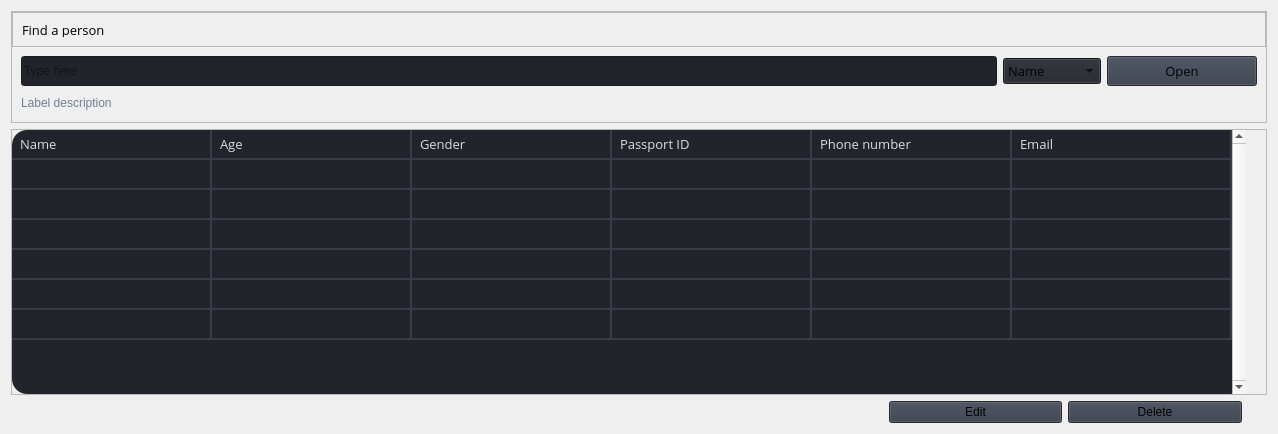
                     <widget class="QWidget" name="base">
                      <property name="styleSheet">
                       <string notr="true">b</string>
                      </property>
                      <layout class="QVBoxLayout" name="verticalLayout">
                       <item>
                        <widget class="QFrame" name="row_1">
                         <property name="sizePolicy">
                          <sizepolicy hsizetype="Preferred" vsizetype="Preferred">
                           <horstretch>0</horstretch>
                           <verstretch>0</verstretch>
                          </sizepolicy>
                         </property>
                         <property name="frameShape">
                          <enum>QFrame::StyledPanel</enum>
                         </property>
                         <property name="frameShadow">
                          <enum>QFrame::Raised</enum>
                         </property>
                         <layout class="QVBoxLayout" name="verticalLayout_16">
                          <property name="spacing">
                           <number>0</number>
                          </property>
                          <property name="leftMargin">
                           <number>0</number>
                          </property>
                          <property name="topMargin">
                           <number>0</number>
                          </property>
                          <property name="rightMargin">
                           <number>0</number>
                          </property>
                          <property name="bottomMargin">
                           <number>0</number>
                          </property>
                          <item>
                           <widget class="QFrame" name="frame_div_content_1">
                            <property name="minimumSize">
                             <size>
                              <width>0</width>
                              <height>110</height>
                             </size>
                            </property>
                            <property name="maximumSize">
                             <size>
                              <width>16777215</width>
                              <height>110</height>
                             </size>
                            </property>
                            <property name="frameShape">
                             <enum>QFrame::NoFrame</enum>
                            </property>
                            <property name="frameShadow">
                             <enum>QFrame::Raised</enum>
                            </property>
                            <layout class="QVBoxLayout" name="verticalLayout_17">
                             <property name="spacing">
                              <number>0</number>
                             </property>
                             <property name="leftMargin">
                              <number>0</number>
                             </property>
                             <property name="topMargin">
                              <number>0</number>
                             </property>
                             <property name="rightMargin">
                              <number>0</number>
                             </property>
                             <property name="bottomMargin">
                              <number>0</number>
                             </property>
                             <item>
                              <widget class="QFrame" name="frame_title_wid_1">
                               <property name="maximumSize">
                                <size>
                                 <width>16777215</width>
                                 <height>35</height>
                                </size>
                               </property>
                               <property name="frameShape">
                                <enum>QFrame::StyledPanel</enum>
                               </property>
                               <property name="frameShadow">
                                <enum>QFrame::Raised</enum>
                               </property>
                               <layout class="QVBoxLayout" name="verticalLayout_18">
                                <item>
                                 <widget class="QLabel" name="labelBoxBlenderInstalation">
                                  <property name="font">
                                   <font>
                                    <family>Open Sans</family>
                                    <pointsize>10</pointsize>
                                    <weight>50</weight>
                                    <italic>false</italic>
                                    <bold>false</bold>
                                   </font>
                                  </property>
                                  <property name="styleSheet">
                                   <string notr="true"/>
                                  </property>
                                  <property name="text">
                                   <string>Find a person</string>
                                  </property>
                                 </widget>
                                </item>
                               </layout>
                              </widget>
                             </item>
                             <item>
                              <widget class="QFrame" name="frame_content_wid_1">
                               <property name="frameShape">
                                <enum>QFrame::NoFrame</enum>
                               </property>
                               <property name="frameShadow">
                                <enum>QFrame::Raised</enum>
                               </property>
                               <layout class="QHBoxLayout" name="horizontalLayout_9">
                                <item>
                                 <layout class="QGridLayout" name="gridLayout">
                                  <property name="bottomMargin">
                                   <number>0</number>
                                  </property>
                                  <item row="0" column="0">
                                   <widget class="QLineEdit" name="lineEdit">
                                    <property name="minimumSize">
                                     <size>
                                      <width>0</width>
                                      <height>30</height>
                                     </size>
                                    </property>
                                    <property name="styleSheet">
                                     <string notr="true">background-color: rgb(33, 37, 43);</string>
                                    </property>
                                    <property name="text">
                                     <string/>
                                    </property>
                                    <property name="placeholderText">
                                     <string>Type here</string>
                                    </property>
                                   </widget>
                                  </item>
                                  <item row="0" column="2">
                                   <widget class="QPushButton" name="pushButton">
                                    <property name="minimumSize">
                                     <size>
                                      <width>150</width>
                                      <height>30</height>
                                     </size>
                                    </property>
                                    <property name="font">
                                     <font>
                                      <family>Open Sans</family>
                                      <pointsize>10</pointsize>
                                      <weight>50</weight>
                                      <italic>false</italic>
                                      <bold>false</bold>
                                     </font>
                                    </property>
                                    <property name="cursor">
                                     <cursorShape>PointingHandCursor</cursorShape>
                                    </property>
                                    <property name="styleSheet">
                                     <string notr="true">background-color: rgb(52, 59, 72);</string>
                                    </property>
                                    <property name="text">
                                     <string>Open</string>
                                    </property>
                                    <property name="icon">
                                     <iconset resource="resources.qrc">
                                      <normaloff>:/icons/images/icons/cil-magnifying-glass.png</normaloff>:/icons/images/icons/cil-magnifying-glass.png</iconset>
                                    </property>
                                   </widget>
                                  </item>
                                  <item row="1" column="0" colspan="3">
                                   <widget class="QLabel" name="labelVersion_3">
                                    <property name="styleSheet">
                                     <string notr="true">color: rgb(113, 126, 149);</string>
                                    </property>
                                    <property name="lineWidth">
                                     <number>1</number>
                                    </property>
                                    <property name="text">
                                     <string>Label description</string>
                                    </property>
                                    <property name="alignment">
                                     <set>Qt::AlignLeading|Qt::AlignLeft|Qt::AlignVCenter</set>
                                    </property>
                                   </widget>
                                  </item>
                                  <item row="0" column="1">
                                   <widget class="QComboBox" name="comboBox">
                                    <property name="font">
                                     <font>
                                      <family>Open Sans</family>
                                      <pointsize>10</pointsize>
                                      <weight>50</weight>
                                      <italic>false</italic>
                                      <bold>false</bold>
                                     </font>
                                    </property>
                                    <property name="autoFillBackground">
                                     <bool>false</bool>
                                    </property>
                                    <property name="styleSheet">
                                     <string notr="true">background-color: rgb(33, 37, 43);</string>
                                    </property>
                                    <property name="iconSize">
                                     <size>
                                      <width>16</width>
                                      <height>16</height>
                                     </size>
                                    </property>
                                    <property name="frame">
                                     <bool>true</bool>
                                    </property>
                                    <item>
                                     <property name="text">
                                      <string>Name</string>
                                     </property>
                                    </item>
                                    <item>
                                     <property name="text">
                                      <string>Passport ID</string>
                                     </property>
                                    </item>
                                    <item>
                                     <property name="text">
                                      <string>Subdivision</string>
                                     </property>
                                    </item>
                                   </widget>
                                  </item>
                                 </layout>
                                </item>
                               </layout>
                              </widget>
                             </item>
                            </layout>
                           </widget>
                          </item>
                         </layout>
                        </widget>
                       </item>
                       <item>
                        <widget class="QFrame" name="row_3">
                         <property name="minimumSize">
                          <size>
                           <width>0</width>
                           <height>150</height>
                          </size>
                         </property>
                         <property name="frameShape">
                          <enum>QFrame::StyledPanel</enum>
                         </property>
                         <property name="frameShadow">
                          <enum>QFrame::Raised</enum>
                         </property>
                         <layout class="QHBoxLayout" name="horizontalLayout_12">
                          <property name="spacing">
                           <number>0</number>
                          </property>
                          <property name="leftMargin">
                           <number>0</number>
                          </property>
                          <property name="topMargin">
                           <number>0</number>
                          </property>
                          <property name="rightMargin">
                           <number>0</number>
                          </property>
                          <property name="bottomMargin">
                           <number>0</number>
                          </property>
                          <item>
                           <widget class="QTableWidget" name="tableWidget">
                            <property name="sizePolicy">
                             <sizepolicy hsizetype="Expanding" vsizetype="Expanding">
                              <horstretch>0</horstretch>
                              <verstretch>0</verstretch>
                             </sizepolicy>
                            </property>
                            <property name="palette">
                             <palette>
                              <active>
                               <colorrole role="WindowText">
                                <brush brushstyle="SolidPattern">
                                 <color alpha="255">
                                  <red>221</red>
                                  <green>221</green>
                                  <blue>221</blue>
                                 </color>
                                </brush>
                               </colorrole>
                               <colorrole role="Button">
                                <brush brushstyle="SolidPattern">
                                 <color alpha="255">
                                  <red>33</red>
                                  <green>37</green>
                                  <blue>43</blue>
                                 </color>
                                </brush>
                               </colorrole>
                               <colorrole role="Text">
                                <brush brushstyle="SolidPattern">
                                 <color alpha="255">
                                  <red>221</red>
                                  <green>221</green>
                                  <blue>221</blue>
                                 </color>
                                </brush>
                               </colorrole>
                               <colorrole role="ButtonText">
                                <brush brushstyle="SolidPattern">
                                 <color alpha="255">
                                  <red>221</red>
                                  <green>221</green>
                                  <blue>221</blue>
                                 </color>
                                </brush>
                               </colorrole>
                               <colorrole role="Base">
                                <brush brushstyle="SolidPattern">
                                 <color alpha="255">
                                  <red>33</red>
                                  <green>37</green>
                                  <blue>43</blue>
                                 </color>
                                </brush>
                               </colorrole>
                               <colorrole role="Window">
                                <brush brushstyle="SolidPattern">
                                 <color alpha="255">
                                  <red>33</red>
                                  <green>37</green>
                                  <blue>43</blue>
                                 </color>
                                </brush>
                               </colorrole>
                              </active>
                              <inactive>
                               <colorrole role="WindowText">
                                <brush brushstyle="SolidPattern">
                                 <color alpha="255">
                                  <red>221</red>
                                  <green>221</green>
                                  <blue>221</blue>
                                 </color>
                                </brush>
                               </colorrole>
                               <colorrole role="Button">
                                <brush brushstyle="SolidPattern">
                                 <color alpha="255">
                                  <red>33</red>
                                  <green>37</green>
                                  <blue>43</blue>
                                 </color>
                                </brush>
                               </colorrole>
                               <colorrole role="Text">
                                <brush brushstyle="SolidPattern">
                                 <color alpha="255">
                                  <red>221</red>
                                  <green>221</green>
                                  <blue>221</blue>
                                 </color>
                                </brush>
                               </colorrole>
                               <colorrole role="ButtonText">
                                <brush brushstyle="SolidPattern">
                                 <color alpha="255">
                                  <red>221</red>
                                  <green>221</green>
                                  <blue>221</blue>
                                 </color>
                                </brush>
                               </colorrole>
                               <colorrole role="Base">
                                <brush brushstyle="SolidPattern">
                                 <color alpha="255">
                                  <red>33</red>
                                  <green>37</green>
                                  <blue>43</blue>
                                 </color>
                                </brush>
                               </colorrole>
                               <colorrole role="Window">
                                <brush brushstyle="SolidPattern">
                                 <color alpha="255">
                                  <red>33</red>
                                  <green>37</green>
                                  <blue>43</blue>
                                 </color>
                                </brush>
                               </colorrole>
                              </inactive>
                              <disabled>
                               <colorrole role="WindowText">
                                <brush brushstyle="SolidPattern">
                                 <color alpha="255">
                                  <red>221</red>
                                  <green>221</green>
                                  <blue>221</blue>
                                 </color>
                                </brush>
                               </colorrole>
                               <colorrole role="Button">
                                <brush brushstyle="SolidPattern">
                                 <color alpha="255">
                                  <red>33</red>
                                  <green>37</green>
                                  <blue>43</blue>
                                 </color>
                                </brush>
                               </colorrole>
                               <colorrole role="Text">
                                <brush brushstyle="SolidPattern">
                                 <color alpha="255">
                                  <red>221</red>
                                  <green>221</green>
                                  <blue>221</blue>
                                 </color>
                                </brush>
                               </colorrole>
                               <colorrole role="ButtonText">
                                <brush brushstyle="SolidPattern">
                                 <color alpha="255">
                                  <red>221</red>
                                  <green>221</green>
                                  <blue>221</blue>
                                 </color>
                                </brush>
                               </colorrole>
                               <colorrole role="Base">
                                <brush brushstyle="SolidPattern">
                                 <color alpha="255">
                                  <red>33</red>
                                  <green>37</green>
                                  <blue>43</blue>
                                 </color>
                                </brush>
                               </colorrole>
                               <colorrole role="Window">
                                <brush brushstyle="SolidPattern">
                                 <color alpha="255">
                                  <red>33</red>
                                  <green>37</green>
                                  <blue>43</blue>
                                 </color>
                                </brush>
                               </colorrole>
                              </disabled>
                             </palette>
                            </property>
                            <property name="font">
                             <font>
                              <family>Open Sans</family>
                              <pointsize>10</pointsize>
                              <weight>50</weight>
                              <italic>false</italic>
                              <bold>false</bold>
                             </font>
                            </property>
                            <property name="styleSheet">
                             <string notr="true">QTableWidget {
 /* Цвет фона */
	background-color: rgb(33, 37, 43);
    border: none;
    gridline-color: rgb(55, 60, 70); /* Цвет сетки */
    border-radius: 15px; /* Закругление краев */
	margin-right: 20px;
}

QTableWidget::item {
    padding: 5px;
    border-bottom: 1px solid rgb(55, 60, 70); /* Линия между ячейками */
    border-right: 1px solid rgb(55, 60, 70); /* Линия между ячейками */
}

QTableWidget::item:selected {
    background-color: rgb(69, 79, 97); /* Цвет выделенной ячейки */
}

QTableWidget::item:selected:active {
    background-color: rgb(61, 70, 86); /* Цвет активной выделенной ячейки */
}
</string>
                            </property>
                            <property name="frameShape">
                             <enum>QFrame::NoFrame</enum>
                            </property>
                            <property name="verticalScrollBarPolicy">
                             <enum>Qt::ScrollBarAlwaysOn</enum>
                            </property>
                            <property name="sizeAdjustPolicy">
                             <enum>QAbstractScrollArea::AdjustToContents</enum>
                            </property>
                            <property name="autoScroll">
                             <bool>false</bool>
                            </property>
                            <property name="autoScrollMargin">
                             <number>30</number>
                            </property>
                            <property name="editTriggers">
                             <set>QAbstractItemView::NoEditTriggers</set>
                            </property>
                            <property name="selectionMode">
                             <enum>QAbstractItemView::ContiguousSelection</enum>
                            </property>
                            <property name="selectionBehavior">
                             <enum>QAbstractItemView::SelectRows</enum>
                            </property>
                            <property name="verticalScrollMode">
                             <enum>QAbstractItemView::ScrollPerPixel</enum>
                            </property>
                            <property name="horizontalScrollMode">
                             <enum>QAbstractItemView::ScrollPerPixel</enum>
                            </property>
                            <property name="showGrid">
                             <bool>true</bool>
                            </property>
                            <property name="gridStyle">
                             <enum>Qt::SolidLine</enum>
                            </property>
                            <property name="sortingEnabled">
                             <bool>false</bool>
                            </property>
                            <property name="wordWrap">
                             <bool>true</bool>
                            </property>
                            <property name="cornerButtonEnabled">
                             <bool>true</bool>
                            </property>
                            <attribute name="horizontalHeaderVisible">
                             <bool>false</bool>
                            </attribute>
                            <attribute name="horizontalHeaderCascadingSectionResizes">
                             <bool>true</bool>
                            </attribute>
                            <attribute name="horizontalHeaderDefaultSectionSize">
                             <number>200</number>
                            </attribute>
                            <attribute name="horizontalHeaderHighlightSections">
                             <bool>true</bool>
                            </attribute>
                            <attribute name="horizontalHeaderStretchLastSection">
                             <bool>true</bool>
                            </attribute>
                            <attribute name="verticalHeaderVisible">
                             <bool>false</bool>
                            </attribute>
                            <attribute name="verticalHeaderCascadingSectionResizes">
                             <bool>false</bool>
                            </attribute>
                            <attribute name="verticalHeaderHighlightSections">
                             <bool>false</bool>
                            </attribute>
                            <attribute name="verticalHeaderStretchLastSection">
                             <bool>false</bool>
                            </attribute>
                            <row>
                             <property name="text">
                              <string>New Row</string>
                             </property>
                             <property name="font">
                              <font>
                               <family>Segoe UI</family>
                              </font>
                             </property>
                            </row>
                            <row>
                             <property name="text">
                              <string>New Row</string>
                             </property>
                            </row>
                            <row>
                             <property name="text">
                              <string>New Row</string>
                             </property>
                            </row>
                            <row>
                             <property name="text">
                              <string>New Row</string>
                             </property>
                            </row>
                            <row>
                             <property name="text">
                              <string>New Row</string>
                             </property>
                            </row>
                            <row>
                             <property name="text">
                              <string>New Row</string>
                             </property>
                            </row>
                            <row>
                             <property name="text">
                              <string>New Row</string>
                             </property>
                            </row>
                            <column>
                             <property name="text">
                              <string>0</string>
                             </property>
                            </column>
                            <column>
                             <property name="text">
                              <string>1</string>
                             </property>
                            </column>
                            <column>
                             <property name="text">
                              <string>2</string>
                             </property>
                            </column>
                            <column>
                             <property name="text">
                              <string>3</string>
                             </property>
                            </column>
                            <column>
                             <property name="text">
                              <string>4</string>
                             </property>
                            </column>
                            <column>
                             <property name="text">
                              <string>5</string>
                             </property>
                            </column>
                            <item row="0" column="0">
                             <property name="text">
                              <string>Name</string>
                             </property>
                            </item>
                            <item row="0" column="1">
                             <property name="text">
                              <string>Age</string>
                             </property>
                            </item>
                            <item row="0" column="2">
                             <property name="text">
                              <string>Gender</string>
                             </property>
                            </item>
                            <item row="0" column="3">
                             <property name="text">
                              <string>Passport ID</string>
                             </property>
                            </item>
                            <item row="0" column="4">
                             <property name="text">
                              <string>Phone number</string>
                             </property>
                            </item>
                            <item row="0" column="5">
                             <property name="text">
                              <string>Email</string>
                             </property>
                            </item>
                           </widget>
                          </item>
                         </layout>
                        </widget>
                       </item>
                       <item>
                        <layout class="QHBoxLayout" name="horizontalLayout_8" stretch="5,1,1">
                         <property name="leftMargin">
                          <number>10</number>
                         </property>
                         <property name="rightMargin">
                          <number>25</number>
                         </property>
                         <item>
                          <spacer name="horizontalSpacer_2">
                           <property name="orientation">
                            <enum>Qt::Horizontal</enum>
                           </property>
                           <property name="sizeHint" stdset="0">
                            <size>
                             <width>40</width>
                             <height>20</height>
                            </size>
                           </property>
                          </spacer>
                         </item>
                         <item>
                          <widget class="QPushButton" name="pushButton_6">
                           <property name="styleSheet">
                            <string notr="true">background-color: rgb(52, 59, 72);</string>
                           </property>
                           <property name="text">
                            <string>Edit</string>
                           </property>
                          </widget>
                         </item>
                         <item>
                          <widget class="QPushButton" name="pushButton_5">
                           <property name="styleSheet">
                            <string notr="true">background-color: rgb(52, 59, 72);</string>
                           </property>
                           <property name="text">
                            <string>Delete</string>
                           </property>
                          </widget>
                         </item>
                        </layout>
                       </item>
                      </layout>
                     </widget>
